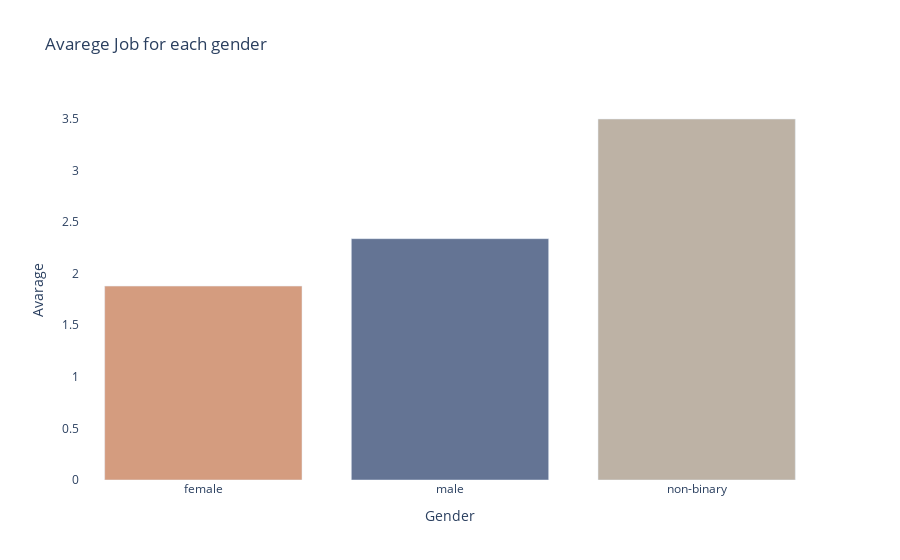

Notebook code cell kept with this figure:
### Markdown cell above
If we consider than in this avarage the job as Art Historian is included, as it is listed as job and respond to the property [wdt:106](https://www.wikidata.org/wiki/Property:P106), we can say that man tends to have at least another occupation to pair up with their work as Art Historian while for female the Art Historian job seems to be the main occupation. I decided to leave the non-binary results beause even thought the real number are tiny the avarage denote an effort form whoever entered those informations to describe in a very specific way these art historians.

### Code cell
fig = px.bar(dfo, x='Gender', y='Avarage', title ="Avarege Job for each gender",color="Gender", color_discrete_map={'female': '#d49c7f', 'male': '#647494', 'non-binary':'#bdb2a5'})

fig.update_layout(showlegend=False, plot_bgcolor='white',autosize=True)

fig.show()

fig.write_html("./avarage_job.html")

### Figure 1 — Plotly figure (JSON) as saved in the notebook; plotly's stock layout.template omitted (floating-point values rounded to 4 significant figures)
{"data": [{"alignmentgroup": "True", "hovertemplate": "Gender=%{x}<br>Avarage=%{y}<extra></extra>", "legendgroup": "female", "marker": {"color": "#d49c7f", "pattern": {"shape": ""}}, "name": "female", "offsetgroup": "female", "orientation": "v", "showlegend": true, "textposition": "auto", "type": "bar", "x": ["female"], "xaxis": "x", "y": [1.88], "yaxis": "y"}, {"alignmentgroup": "True", "hovertemplate": "Gender=%{x}<br>Avarage=%{y}<extra></extra>", "legendgroup": "male", "marker": {"color": "#647494", "pattern": {"shape": ""}}, "name": "male", "offsetgroup": "male", "orientation": "v", "showlegend": true, "textposition": "auto", "type": "bar", "x": ["male"], "xaxis": "x", "y": [2.34], "yaxis": "y"}, {"alignmentgroup": "True", "hovertemplate": "Gender=%{x}<br>Avarage=%{y}<extra></extra>", "legendgroup": "non-binary", "marker": {"color": "#bdb2a5", "pattern": {"shape": ""}}, "name": "non-binary", "offsetgroup": "non-binary", "orientation": "v", "showlegend": true, "textposition": "auto", "type": "bar", "x": ["non-binary"], "xaxis": "x", "y": [3.5], "yaxis": "y"}], "layout": {"autosize": true, "barmode": "relative", "legend": {"title": {"text": "Gender"}, "tracegroupgap": 0}, "plot_bgcolor": "white", "showlegend": false, "title": {"text": "Avarege Job for each gender"}, "xaxis": {"anchor": "y", "categoryarray": ["female", "male", "non-binary"], "categoryorder": "array", "domain": [0, 1], "title": {"text": "Gender"}}, "yaxis": {"anchor": "x", "domain": [0, 1], "title": {"text": "Avarage"}}}}
